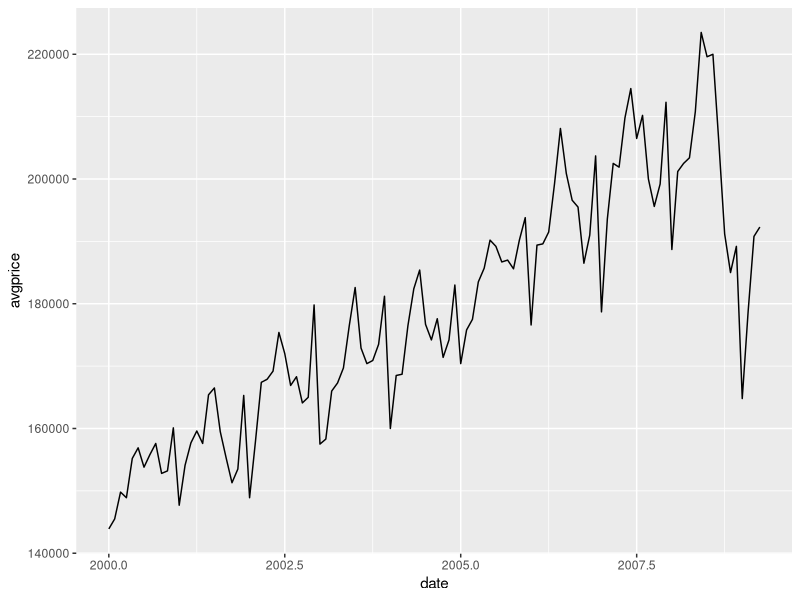
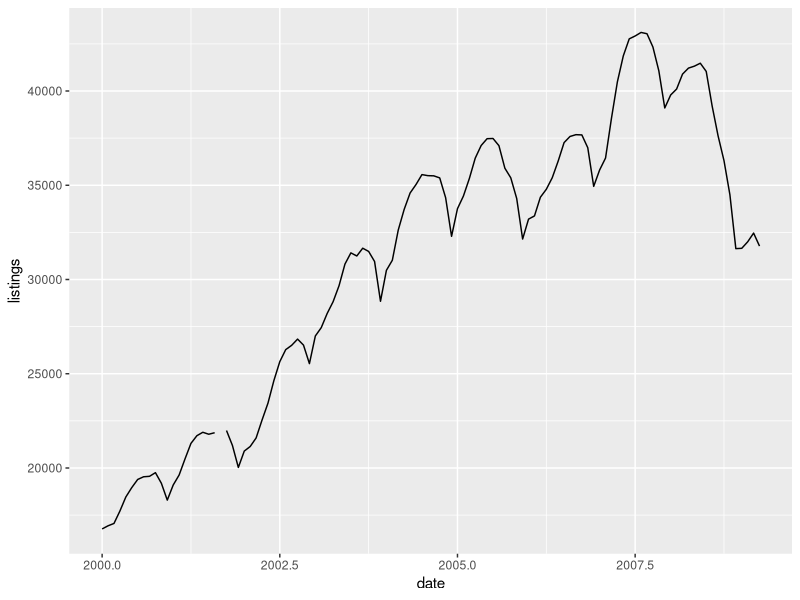
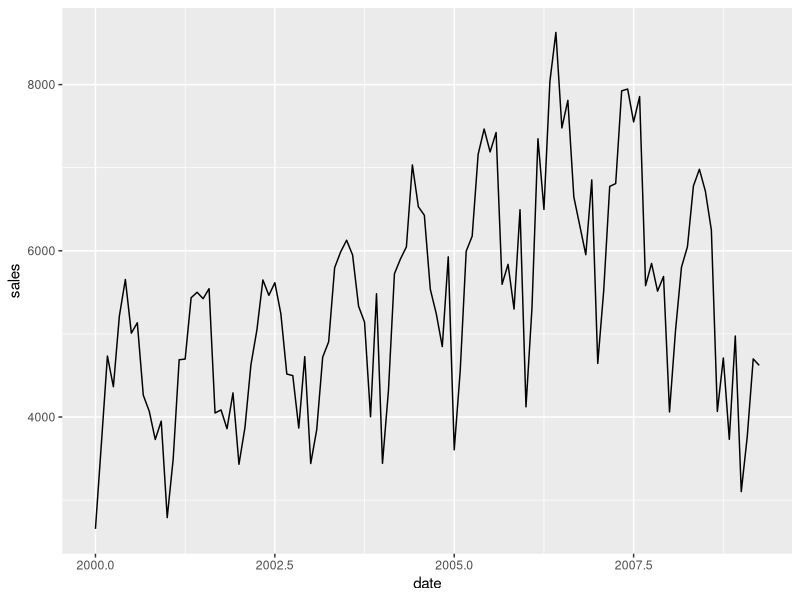
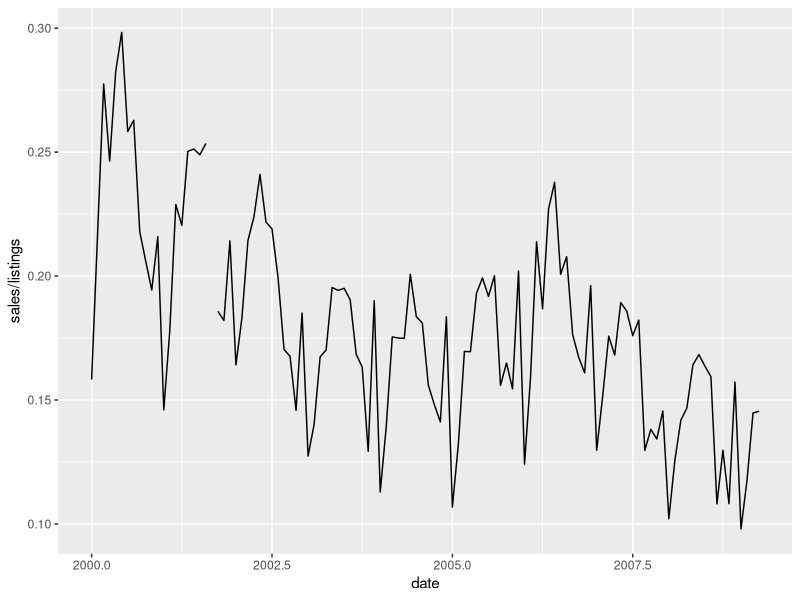
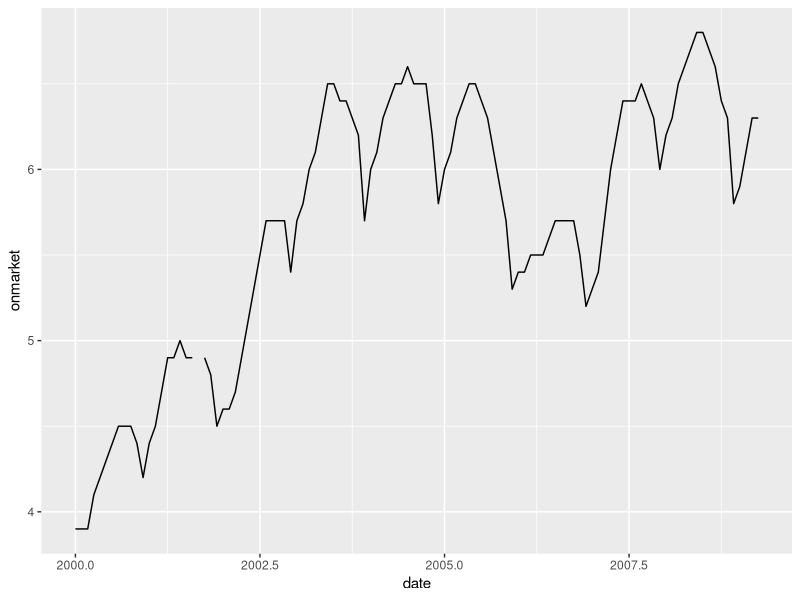
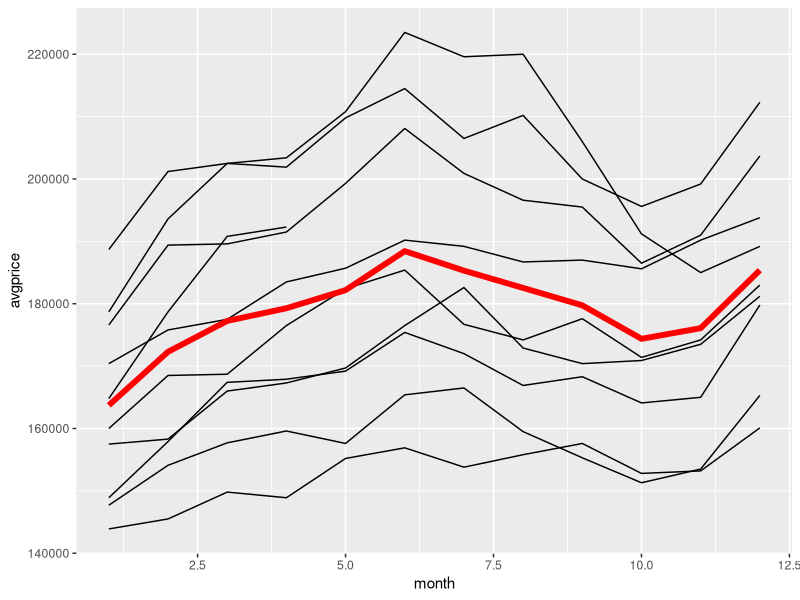
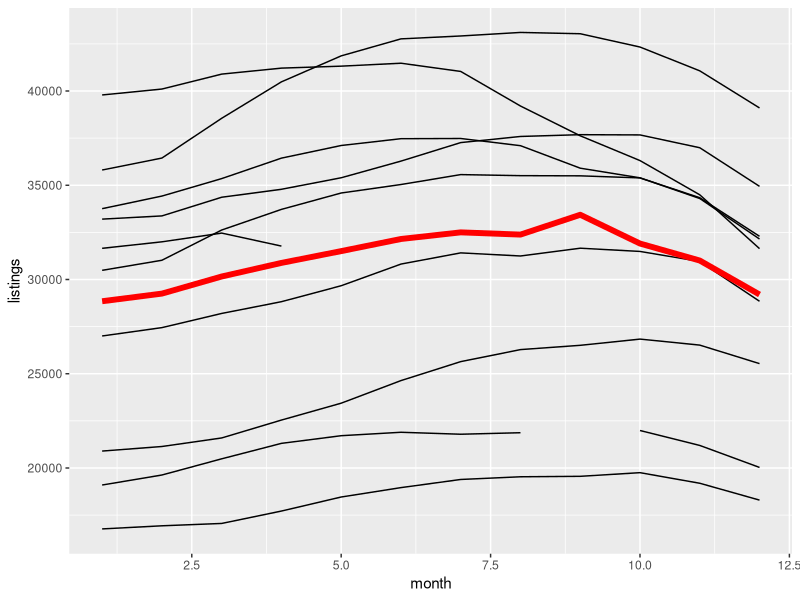
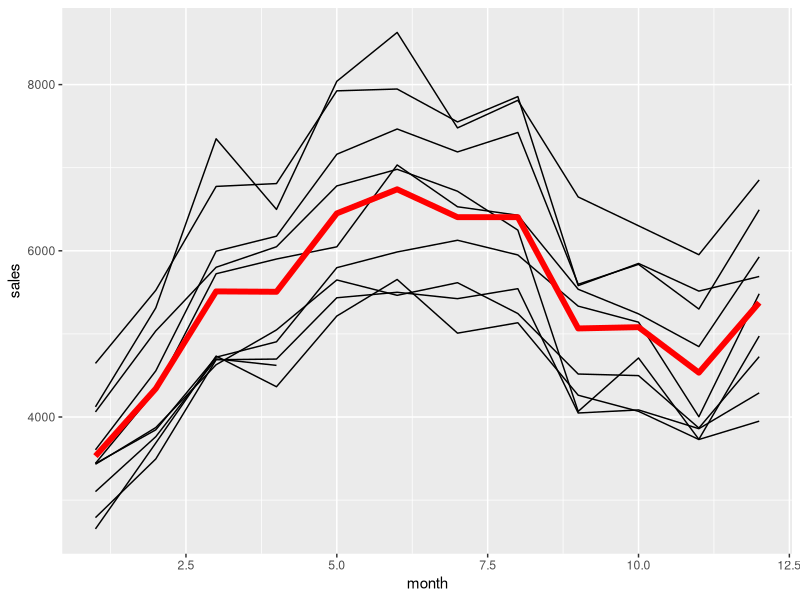

Recreate these plots in R, in order.
library(ggplot2)

# Explore housing trends within Houston, 2000+
houston <- subset(read.csv("tx-house-sales.csv"), city == "Houston")

# Strong seasonal effects make it harder to see long term trend
qplot(date, avgprice, data = houston, geom = "line")
ggsave("tx-houston-price.pdf", width = 8, height = 4)
qplot(date, listings, data = houston, geom = "line")
qplot(date, sales, data = houston, geom = "line")
ggsave("tx-houston-sales.pdf", width = 8, height = 4)
qplot(date, sales / listings, data = houston, geom = "line")
qplot(date, onmarket, data = houston, geom = "line")
ggsave("tx-houston-onmarket.pdf", width = 8, height = 4)

# Good way of looking at seasonal variation is to display months on x axis
# and draw a separate line for each year.
avg <- stat_summary(aes(group = 1), fun.y = "mean", geom = "line", 
  colour = "red", size = 2, na.rm = TRUE)

qplot(month, avgprice, data = houston, geom = "line", group = year) + avg
ggsave("tx-houston-price-monthly.pdf", width = 8, height = 6)
qplot(month, listings, data = houston, geom = "line", group = year) + avg
qplot(month, sales, data = houston, geom = "line", group = year) + avg
qplot(month, sales / listings, data = houston, geom = "line", group = year) + avg
qplot(month, onmarket, data = houston, geom = "line", group = year) + avg

# So we'll remove the monthly averages with a linear model
# Here we're using the model as a tool - don't care about the coefficients
deseas <- function(var, month) {
  resid(lm(var ~ factor(month), na.action = "na.exclude")) + 
    mean(var, na.rm = TRUE)
}

houston <- transform(houston,
  avgprice_ds = deseas(avgprice, month),
  listings_ds = deseas(listings, month),
  sales_ds = deseas(sales, month), 
  onmarket_ds = deseas(onmarket, month)
)
# Always a good idea to check we did what we thought we did.
qplot(month, avgprice_ds, data = houston, geom = "line", group = year) + avg
ggsave("tx-houston-price-monthly-ds.pdf", width = 8, height = 6)

# Findings -------------------------------------------------------------------

# Average price took a big hit mig-late 2008
qplot(date, avgprice_ds, data = houston, geom = "line")
ggsave("tx-houston-price-ds.pdf", width = 8, height = 4)

# Number of sales started slowing mid 2006, big drop mid 2008
qplot(date, sales_ds, data = houston, geom = "line")
ggsave("tx-houston-sales-ds.pdf", width = 8, height = 4)

# Listings start slowing at the start of 2006.  Leading indicator?
qplot(date, listings_ds, data = houston, geom = "line")

# Steady decline in success - lower percent are sold each month, and 
# the average length of time listed increases
qplot(date, sales_ds / listings_ds, data = houston, geom = "line")
qplot(date, onmarket_ds, data = houston, geom = "line")
ggsave("tx-houston-onmarket-ds.pdf", width = 8, height = 4)

# Hypothesis: number of sales falling because people uncertain about
# buying a new house.  Avg price not falling as rapidly because people now
# overvalue their current home.  Eventually as house stays on market for
# longer (~6 months), they drop their price in an effort to sell.